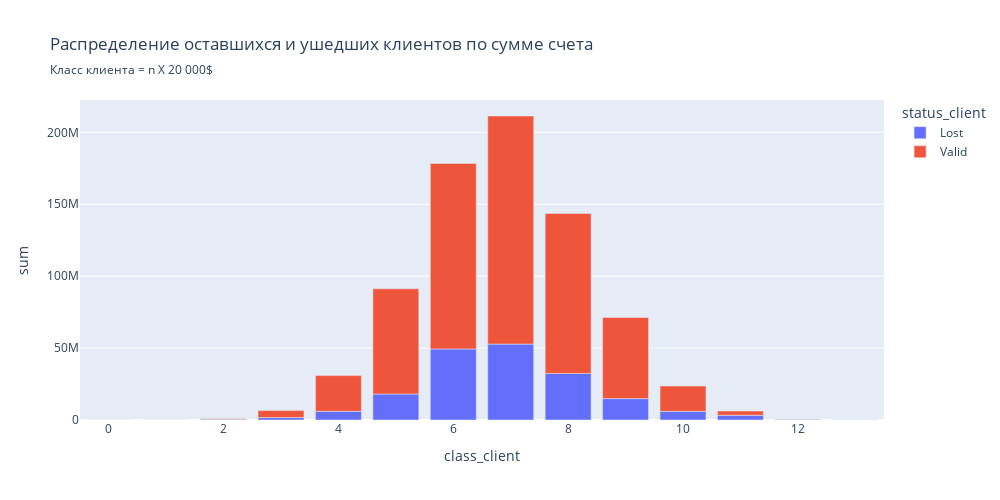

The cell this chart's notebook holds for it:
### Markdown cell above
Вывод:
Из графика видно, что денег больше ушло чем осталось в сегменте суммы счета 220 000$ и 240 000$, и сильно уходят клиенты с балансами до 40 000$ и отток наблюдается в сегменте 120 000$

### Code cell
#строим график
fig = px.bar(
    data_frame=melted_data, #датафрейм
    x="class_client", #ось x
    y="sum", #ось y
    color='status_client', #расцветка в зависимости от статуса - ушел/остался
    orientation='v', #ориентация графика
    #barmode='group',
    height=500, #высота
    width=1000, #ширина
    
    title='Распределение оставшихся и ушедших клиентов по сумме счета', #заголовок,
    subtitle='Класс клиента = n X 20 000$' #заголовок
)

#отображаем его
fig.show()

### Figure 1 — Plotly figure (JSON) as saved in the notebook; plotly's stock layout.template omitted (floating-point values rounded to 4 significant figures)
{"data": [{"hovertemplate": "status_client=Lost<br>class_client=%{x}<br>sum=%{y}<extra></extra>", "legendgroup": "Lost", "marker": {"color": "#636efa", "pattern": {"shape": ""}}, "name": "Lost", "orientation": "v", "showlegend": true, "textposition": "auto", "type": "bar", "x": [0, 1, 2, 3, 4, 5, 6, 7, 8, 9, 10, 11, 12, 13], "xaxis": "x", "y": [0.0, 16230.0, 280800.0, 1678000.0, 6052000.0, 18070000.0, 49410000.0, 52770000.0, 32400000.0, 14890000.0, 6003000.0, 3313000.0, 460700.0, 250900.0], "yaxis": "y"}, {"hovertemplate": "status_client=Valid<br>class_client=%{x}<br>sum=%{y}<extra></extra>", "legendgroup": "Valid", "marker": {"color": "#EF553B", "pattern": {"shape": ""}}, "name": "Valid", "orientation": "v", "showlegend": true, "textposition": "auto", "type": "bar", "x": [0, 1, 2, 3, 4, 5, 6, 7, 8, 9, 10, 11, 12, 13], "xaxis": "x", "y": [0.0, 31160.0, 560100.0, 4870000.0, 24830000.0, 73130000.0, 129000000.0, 158600000.0, 111200000.0, 56370000.0, 17600000.0, 2901000.0, 221500.0, 0.0], "yaxis": "y"}], "layout": {"barmode": "relative", "height": 500, "legend": {"title": {"text": "status_client"}, "tracegroupgap": 0}, "title": {"subtitle": {"text": "Класс клиента = n X 20 000$"}, "text": "Распределение оставшихся и ушедших клиентов по сумме счета"}, "width": 1000, "xaxis": {"anchor": "y", "domain": [0, 1], "title": {"text": "class_client"}}, "yaxis": {"anchor": "x", "domain": [0, 1], "title": {"text": "sum"}}}}
